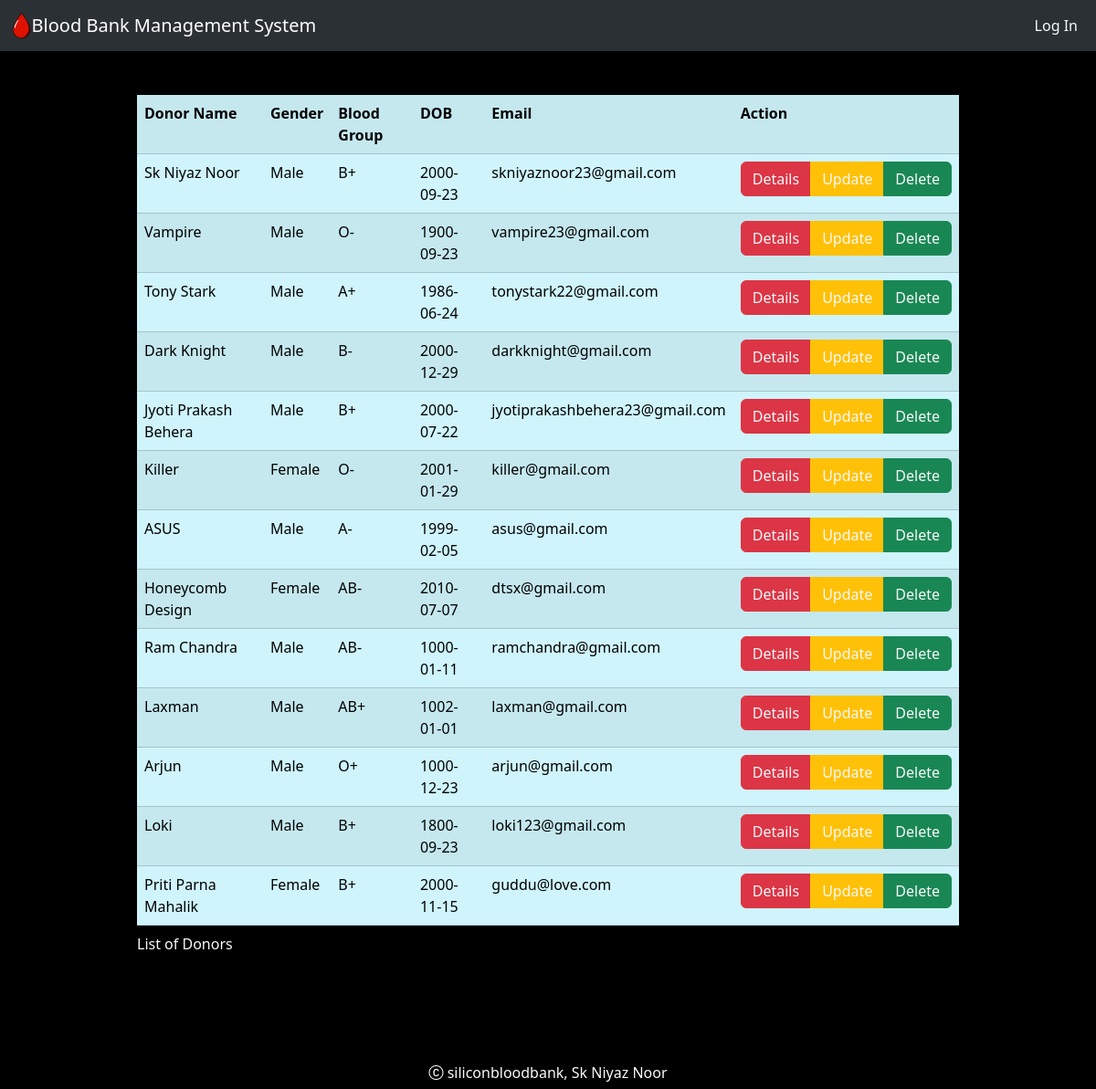
/Display.php, run on the app's committed database.
### tables this page shows
CREATE TABLE `bloodbankinformation` (
  `did` int(11) NOT NULL,
  `dname` varchar(255) NOT NULL,
  `dgname` varchar(255) NOT NULL,
  `gender` varchar(20) NOT NULL,
  `bloodgrp` varchar(20) NOT NULL,
  `dob` date NOT NULL,
  `mobile` bigint(20) NOT NULL,
  `email` varchar(50) NOT NULL,
  `address` varchar(255) NOT NULL,
  `aadhar` bigint(20) NOT NULL,
  `pan` varchar(20) NOT NULL
);

### Display.php (the view, shortened to what this page needs)
<!DOCTYPE html>
<html lang="en">
<head>
</head>
<link
      href="https://cdn.jsdelivr.net/npm/bootstrap@5.3.2/dist/css/bootstrap.min.css"
      rel="stylesheet"
    />
    <link href="bootstrap.min.css" rel="stylesheet" />
    <link
      rel="stylesheet"
      href="https://cdn.jsdelivr.net/npm/bootstrap-icons@1.11.1/font/bootstrap-icons.css"
    />
<body>
<?php
    include_once "Navbar.php";
?>
<?php
    require_once "DataBaseConnect.php";
    $qry = "SELECT did,dname,gender,bloodgrp,dob,email FROM bloodbankinformation";
    $res = $conn->query($qry);
?>
<div class="d-flex justify-content-center">
<div class="table-responsive-sm m-5 w-75">
<table class="table table-info table-striped table-hover">
<caption class="text-light">List of Donors</caption>
    <tr>
        <th scope="col">Donor Name</th>
        <th scope="col">Gender</th>
        <th scope="col">Blood Group</th>
        <th scope="col">DOB</th>
        <th scope="col">Email</th>
        <th scope="col">Action</th>
    </tr>
    <?php
        while($bdt = $res->fetch_assoc()){
    ?>
    <tr>
        <td><?php echo $bdt['dname'] ?></td>
        <td><?php echo $bdt['gender'] ?></td>
        <td><?php echo $bdt['bloodgrp'] ?></td>
        <td><?php echo $bdt['dob'] ?></td>
        <td><?php echo $bdt['email'] ?></td>
        <td>
            <div class="btn-group" role="group" aria-label="Basic mixed styles example">
                <button type="button" class="btn btn-danger" >
                    <a href="DonorDetails.php?id=<?php echo $bdt['did'] ?>" class="text-decoration-none text-light">Details</a>
                </button>
                <button type="button" class="btn btn-warning">
                    <a href="DonorUpdate.php?id=<?php echo $bdt['did'] ?>" class="text-decoration-none text-light">Update</a>
                </button>
                <button type="button" class="btn btn-success">
                    <a href="DonorDelete.php?id=<?php echo $bdt['did'] ?>" class="text-decoration-none text-light">Delete</a>
                </button>
            </div>
        </td>
    </tr>
    <?php
        }
    ?>
</table>
</div>
</div>
<?php
    include_once "Footer.php";
?>
</body>
</html>

### Navbar.php (shortened to what this page needs)
<!DOCTYPE html>
<html lang="en">
<head>
    <link
      href="https://cdn.jsdelivr.net/npm/bootstrap@5.3.2/dist/css/bootstrap.min.css"
      rel="stylesheet"
    />
    <link href="bootstrap.min.css" rel="stylesheet" />
    <link
      rel="stylesheet"
      href="https://cdn.jsdelivr.net/npm/bootstrap-icons@1.11.1/font/bootstrap-icons.css"
    />
</head>
<body class="bg-black">
<nav class="navbar navbar-expand-lg bg-body-tertiary" data-bs-theme="dark">
  <div class="container-fluid">
    <a href="HomePage.php">
      <img
        src="./Elements/Images/Screenshot_2023-12-23_103946-removebg-preview.png"
        alt="logo"
        height="30"
      />
    </a>
    <a id="greeting" class="navbar-brand" href="HomePage.php">
    </a>
    <div class="collapse navbar-collapse justify-content-end">
      <ul class="navbar-nav">
      <?php if (isset($_SESSION['username'])) { ?>
        <li class="nav-item">
          <a class="nav-link" href="Profile.php">Profile</a>
        </li>
        <li class="nav-item">
          <label class="nav-link">
            Welcome <?php echo $_SESSION['username']; ?>
          </label>
        </li>
        <li class="nav-item">
          <a class="nav-link" href="Logout.php">Log Out</a>
        </li>
        <?php } else { ?>
        <li class="nav-item">
          <a class="nav-link text-light" href="Login.php">Log In</a>
        </li>
        <?php } ?>
      </ul>
    </div>
  </div>
</nav>
</body>
</html>

### Footer.php (shortened to what this page needs)
<!DOCTYPE html>
<html lang="en">
<head>
    <link
      href="https://cdn.jsdelivr.net/npm/bootstrap@5.3.2/dist/css/bootstrap.min.css"
      rel="stylesheet"
    />
    <link href="bootstrap.min.css" rel="stylesheet" />
    <link
      rel="stylesheet"
      href="https://cdn.jsdelivr.net/npm/bootstrap-icons@1.11.1/font/bootstrap-icons.css"
    />
</head>
<body>
    <h6 class="text-center text-light pt-5">
        <i class="bi bi-c-circle"></i> siliconbloodbank, Sk Niyaz Noor
    </h6>
</body>
</html>

### data on the page
bloodbankinformation: dname "Sk Niyaz Noor", gender "Male", bloodgrp "B+", dob "2000-09-23", email "skniyaznoor23@gmail.com"
bloodbankinformation: dname "Vampire", gender "Male", bloodgrp "O-", dob "1900-09-23", email "vampire23@gmail.com"
bloodbankinformation: dname "Tony Stark", gender "Male", bloodgrp "A+", dob "1986-06-24", email "tonystark22@gmail.com"
bloodbankinformation: dname "Dark Knight", gender "Male", bloodgrp "B-", dob "2000-12-29", email "darkknight@gmail.com"
bloodbankinformation: dname "Jyoti Prakash Behera", gender "Male", bloodgrp "B+", dob "2000-07-22", email "jyotiprakashbehera23@gmail.com"
bloodbankinformation: dname "Killer", gender "Female", bloodgrp "O-", dob "2001-01-29", email "killer@gmail.com"
bloodbankinformation: dname "ASUS", gender "Male", bloodgrp "A-", dob "1999-02-05", email "asus@gmail.com"
bloodbankinformation: dname "Honeycomb Design", gender "Female", bloodgrp "AB-", dob "2010-07-07", email "dtsx@gmail.com"
bloodbankinformation: dname "Ram Chandra", gender "Male", bloodgrp "AB-", dob "1000-01-11", email "ramchandra@gmail.com"
bloodbankinformation: dname "Laxman", gender "Male", bloodgrp "AB+", dob "1002-01-01", email "laxman@gmail.com"
bloodbankinformation: dname "Arjun", gender "Male", bloodgrp "O+", dob "1000-12-23", email "arjun@gmail.com"
bloodbankinformation: dname "Loki", gender "Male", bloodgrp "B+", dob "1800-09-23", email "loki123@gmail.com"
bloodbankinformation: dname "Priti Parna Mahalik", gender "Female", bloodgrp "B+", dob "2000-11-15", email "guddu@love.com"
